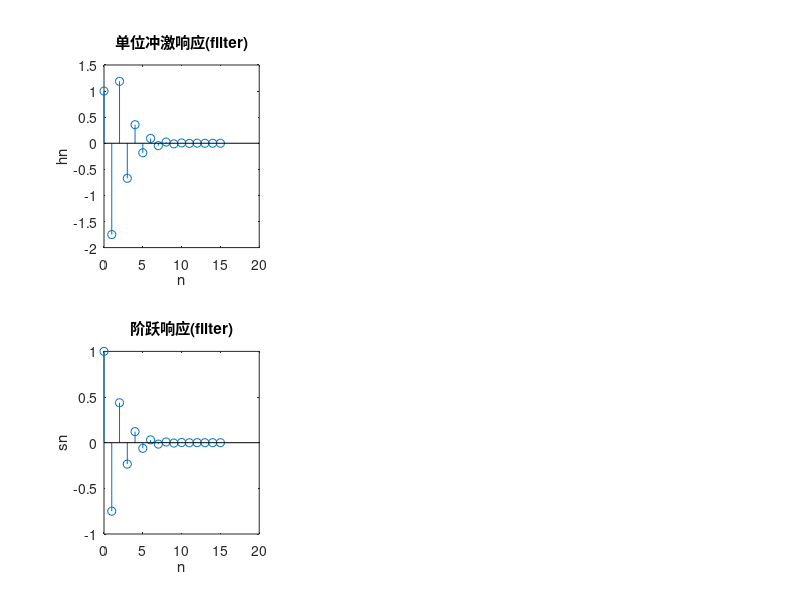

MATLAB code to generate this figure: (Note: this script raises an error after producing the figure.)
num=[1,-1];
den=[1,0.75,0.125];
len1=15;
n=0:len1;
n1=0:2*len1;

xn=[1,zeros(1,15)];
yn=ones(1,16);
hn1=filter(num,den,xn);
sn1=filter(num,den,yn);
subplot(2,3,1);
stem(n,hn1);
title("单位冲激响应(filter)");
xlabel("n");ylabel("hn");
subplot(2,3,4);
stem(n,sn1);
title("阶跃响应(filter)");
xlabel("n");ylabel("sn");

hn2=conv(xn,impz(num,den,n));
sn2=conv(yn,impz(num,den,n));
subplot(2,3,2);
stem(n,hn1);
title("单位冲激响应(conv)");
xlabel("n");ylabel("hn");
subplot(2,3,5);
stem(n,sn1);
title("阶跃响应(conv)");
xlabel("n");ylabel("sn");

hn3=impz(num,den,n);
sn3=conv(yn,hn3);
subplot(2,3,3);
stem(n,hn3);
title("单位冲激响应(impz)");
xlabel("n");ylabel("hn");
subplot(2,3,6);
stem(n1,sn3)
title("阶跃响应(impz)");
xlabel("n");ylabel("sn");
axis([0,len1,-0.8, 1]);